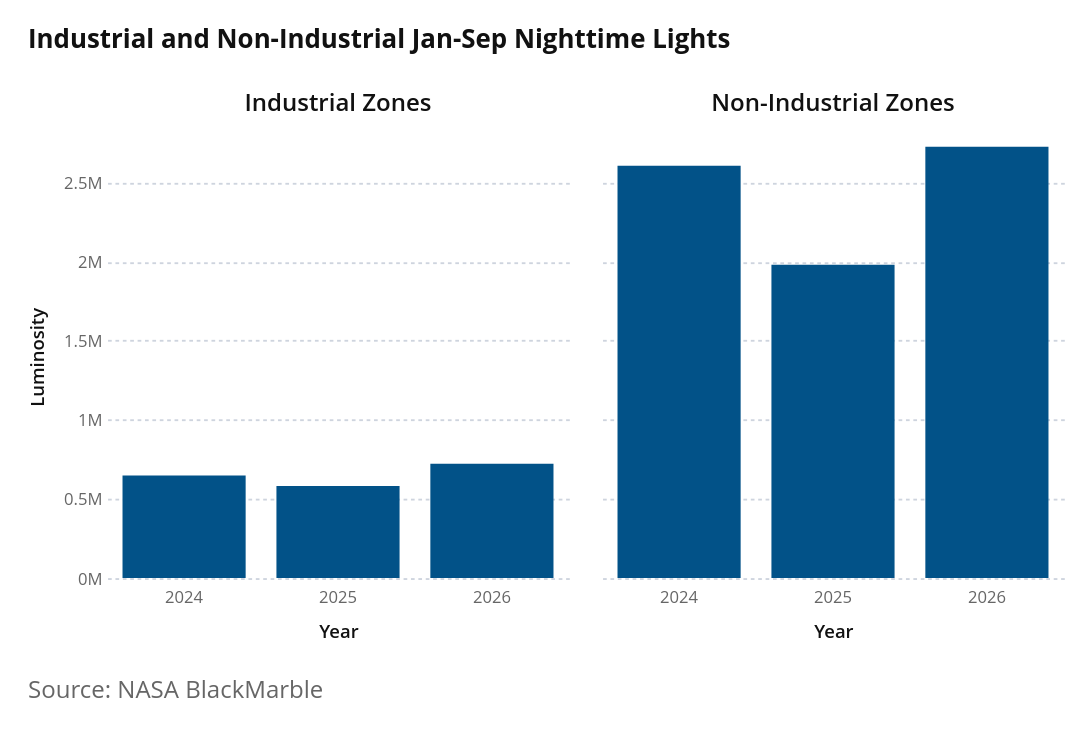

Here is the notebook cell this chart was saved with:
### Markdown cell above
### 2.1 Quarterly Trends in Industrial vs Non-Industrial Areas

### Code cell
# Fig 2.1: Quarterly Trends in Industrial vs Non-Industrial Areas
ind_quarter_data = (
    ntl_corrected[["year_col", "ntl_ind_5km_sum", "ntl_noind_5km_sum"]]
    .melt(
        id_vars="year_col",
        value_vars=["ntl_ind_5km_sum", "ntl_noind_5km_sum"],
        var_name="type",
        value_name="ntl_sum",
    )
    .assign(
        type=lambda d: d["type"].replace(
            {
                "ntl_ind_5km_sum": "Industrial Zones",
                "ntl_noind_5km_sum": "Non-Industrial Zones",
            }
        ),
        year=lambda d: d["year_col"].astype(str),
    )
)
chart = (
    alt.Chart(ind_quarter_data)
    .mark_bar(color="#025288")
    .encode(
        x=alt.X(
            "year:N", title="Year", axis=alt.Axis(labelFontSize=9, titleFontSize=10)
        ),
        y=alt.Y(
            "ntl_sum:Q",
            title="Luminosity",
            axis=alt.Axis(
                labelFontSize=9,
                titleFontSize=10,
                grid=True,
                gridDash=[2, 2],
                format="~s",
            ),
        ),
        tooltip=[
            alt.Tooltip("type:N", title="Type"),
            alt.Tooltip("year:N", title="Year"),
            alt.Tooltip("ntl_sum:Q", format=",.0f", title="NTL Sum"),
        ],
    )
    .properties(width=250, height=240)
    .facet(column=alt.Column("type:N", title=""))
    .properties(
        title=alt.TitleParams(
            text=f"Industrial and Non-Industrial {report_period_label} Nighttime Lights",
            fontSize=14,
            anchor="start",
        )
    )
)
az.add_caption(chart, "Source: NASA BlackMarble")

### Figure 1 — Vega-Lite specification as saved in the notebook (floating-point values rounded to 4 significant figures)
{"config": {"background": "white", "padding": 15, "mark": {"tooltip": true}, "point": {"filled": true, "size": 60, "stroke": "white", "strokeWidth": 1}, "circle": {"filled": true, "stroke": "white", "strokeWidth": 1}, "square": {"filled": true, "stroke": "white", "strokeWidth": 1}, "line": {"strokeWidth": 4, "strokeCap": "round", "strokeJoin": "round"}, "bar": {"cornerRadiusEnd": 0}, "area": {"opacity": 0.7}, "arc": {"stroke": "white", "strokeWidth": 1}, "rect": {"stroke": "#8A969F", "strokeWidth": 0.5}, "geoshape": {"stroke": "#666666", "strokeWidth": 0.3, "strokeJoin": "round", "strokeCap": "round"}, "title": {"font": "Open Sans, sans-serif", "fontSize": 18, "fontWeight": 700, "lineHeight": 22, "color": "#111111", "anchor": "start", "offset": 21, "subtitleFont": "Open Sans, sans-serif", "subtitleFontSize": 15, "subtitleFontWeight": 400, "subtitleLineHeight": 18, "subtitleColor": "#666666", "subtitlePadding": 3}, "axis": {"domain": false, "grid": true, "gridColor": "#CED4DE", "gridDash": [4, 2], "gridWidth": 1, "labelFont": "Open Sans, sans-serif", "labelFontSize": 13, "labelFontWeight": 400, "labelColor": "#666666", "labelPadding": 3, "tickColor": "#CED4DE", "tickSize": 5, "tickCount": 5, "titleFont": "Open Sans, sans-serif", "titleFontSize": 13, "titleFontWeight": 600, "titleColor": "#111111", "titlePadding": 9}, "axisX": {"grid": false, "tickSize": 0, "labelAngle": 0}, "axisY": {"domain": false, "ticks": false, "gridColor": "#CED4DE", "gridDash": [4, 2], "gridWidth": 1}, "axisQuantitative": {"tickCount": 5}, "axisBand": {"labelPadding": 6, "tickSize": 0}, "axisTemporal": {"grid": false}, "legend": {"labelFont": "Open Sans, sans-serif", "labelFontSize": 13, "labelFontWeight": 600, "labelColor": "#111111", "titleFont": "Open Sans, sans-serif", "titleFontSize": 13, "titleFontWeight": 600, "titleColor": "#111111", "titlePadding": 3, "symbolSize": 196, "symbolStrokeWidth": 0, "padding": 15, "offset": 21, "columnPadding": 21, "orient": "bottom", "labelLimit": 200, "titleLimit": 200}, "view": {"stroke": null, "continuousWidth": 600, "continuousHeight": 400}, "range": {"category": ["#34A7F2", "#FF9800", "#664AB6", "#4EC2C0", "#F3578E", "#081079", "#0C7C68", "#AA0000", "#DDDA21"], "diverging": ["#920000", "#BD6126", "#E3A763", "#EFEFEF", "#80BDE7", "#3587C3", "#025288"], "heatmap": ["#E3F6FD", "#75CCEC", "#089BD4", "#0169A1", "#023B6F"], "ordinal": ["#E3F6FD", "#75CCEC", "#089BD4", "#0169A1", "#023B6F"], "ramp": ["#E3F6FD", "#75CCEC", "#089BD4", "#0169A1", "#023B6F"]}, "scale": {"bandPaddingInner": 0.2, "bandPaddingOuter": 0.1, "pointPadding": 0.5}, "header": {"labelFont": "Open Sans, sans-serif", "labelFontSize": 13, "labelFontWeight": 600, "labelColor": "#111111", "titleFont": "Open Sans, sans-serif", "titleFontSize": 15, "titleFontWeight": 600, "titleColor": "#111111"}, "concat": {"spacing": 18}, "facet": {"spacing": 18}, "selection": {"point": {"on": "click", "clear": "dblclick"}, "interval": {"mark": {"fill": "#0071BC", "fillOpacity": 0.15, "stroke": "#0071BC", "strokeWidth": 1}}}}, "vconcat": [{"facet": {"column": {"field": "type", "title": "", "type": "nominal"}}, "spec": {"mark": {"type": "bar", "color": "#025288"}, "encoding": {"tooltip": [{"field": "type", "title": "Type", "type": "nominal"}, {"field": "year", "title": "Year", "type": "nominal"}, {"field": "ntl_sum", "format": ",.0f", "title": "NTL Sum", "type": "quantitative"}], "x": {"axis": {"labelFontSize": 9, "titleFontSize": 10}, "field": "year", "title": "Year", "type": "nominal"}, "y": {"axis": {"format": "~s", "grid": true, "gridDash": [2, 2], "labelFontSize": 9, "titleFontSize": 10}, "field": "ntl_sum", "title": "Luminosity", "type": "quantitative"}}, "height": 240, "width": 250}, "title": {"text": "Industrial and Non-Industrial Jan-Sep Nighttime Lights", "anchor": "start", "fontSize": 14}}], "data": {"name": "data-589d5dea1bcb4aaaf263578659ec08a9"}, "title": {"text": "Source: NASA BlackMarble", "anchor": "start", "color": "#666666", "font": "Open Sans, sans-serif", "fontSize": 13, "fontWeight": 400, "lineHeight": 20, "offset": 21, "orient": "bottom"}, "$schema": "https://vega.github.io/schema/vega-lite/v6.1.0.json", "datasets": {"data-589d5dea1bcb4aaaf263578659ec08a9": [{"year_col": 2012, "type": "Industrial Zones", "ntl_sum": null, "year": "2012"}, {"year_col": 2013, "type": "Industrial Zones", "ntl_sum": null, "year": "2013"}, {"year_col": 2014, "type": "Industrial Zones", "ntl_sum": null, "year": "2014"}, {"year_col": 2015, "type": "Industrial Zones", "ntl_sum": null, "year": "2015"}, {"year_col": 2016, "type": "Industrial Zones", "ntl_sum": null, "year": "2016"}, {"year_col": 2017, "type": "Industrial Zones", "ntl_sum": null, "year": "2017"}, {"year_col": 2018, "type": "Industrial Zones", "ntl_sum": null, "year": "2018"}, {"year_col": 2019, "type": "Industrial Zones", "ntl_sum": null, "year": "2019"}, {"year_col": 2020, "type": "Industrial Zones", "ntl_sum": null, "year": "2020"}, {"year_col": 2021, "type": "Industrial Zones", "ntl_sum": null, "year": "2021"}, {"year_col": 2022, "type": "Industrial Zones", "ntl_sum": null, "year": "2022"}, {"year_col": 2023, "type": "Industrial Zones", "ntl_sum": null, "year": "2023"}, {"year_col": 2024, "type": "Industrial Zones", "ntl_sum": 648000.0, "year": "2024"}, {"year_col": 2025, "type": "Industrial Zones", "ntl_sum": 581200.0, "year": "2025"}, {"year_col": 2026, "type": "Industrial Zones", "ntl_sum": 721800.0, "year": "2026"}, {"year_col": 2012, "type": "Non-Industrial Zones", "ntl_sum": null, "year": "2012"}, {"year_col": 2013, "type": "Non-Industrial Zones", "ntl_sum": null, "year": "2013"}, {"year_col": 2014, "type": "Non-Industrial Zones", "ntl_sum": null, "year": "2014"}, {"year_col": 2015, "type": "Non-Industrial Zones", "ntl_sum": null, "year": "2015"}, {"year_col": 2016, "type": "Non-Industrial Zones", "ntl_sum": null, "year": "2016"}, {"year_col": 2017, "type": "Non-Industrial Zones", "ntl_sum": null, "year": "2017"}, {"year_col": 2018, "type": "Non-Industrial Zones", "ntl_sum": null, "year": "2018"}, {"year_col": 2019, "type": "Non-Industrial Zones", "ntl_sum": null, "year": "2019"}, {"year_col": 2020, "type": "Non-Industrial Zones", "ntl_sum": null, "year": "2020"}, {"year_col": 2021, "type": "Non-Industrial Zones", "ntl_sum": null, "year": "2021"}, {"year_col": 2022, "type": "Non-Industrial Zones", "ntl_sum": null, "year": "2022"}, {"year_col": 2023, "type": "Non-Industrial Zones", "ntl_sum": null, "year": "2023"}, {"year_col": 2024, "type": "Non-Industrial Zones", "ntl_sum": 2604000.0, "year": "2024"}, {"year_col": 2025, "type": "Non-Industrial Zones", "ntl_sum": 1979000.0, "year": "2025"}, {"year_col": 2026, "type": "Non-Industrial Zones", "ntl_sum": 2725000.0, "year": "2026"}]}}
